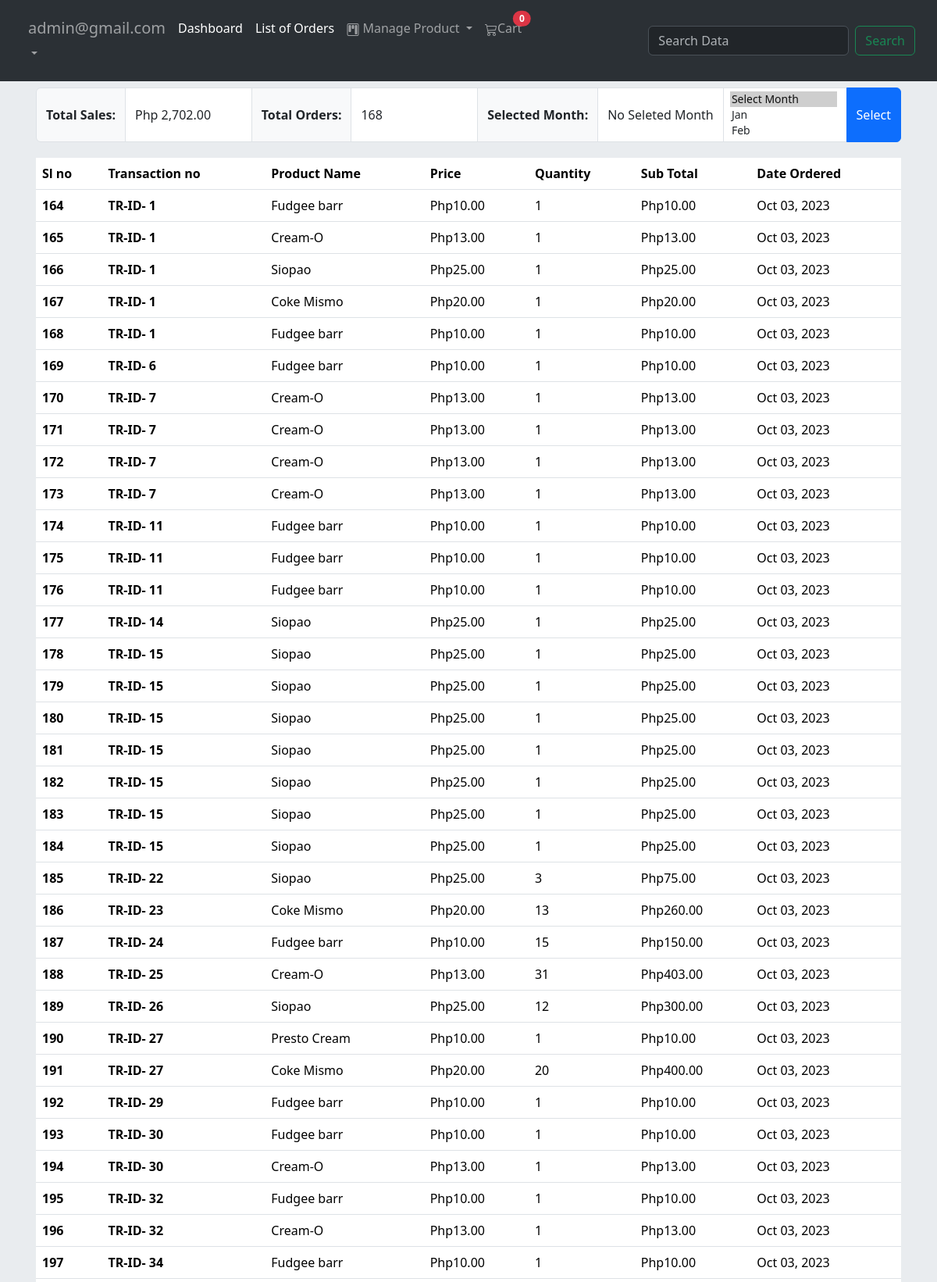
/admin/listof-order.php (signed in, upper part), run on the app's committed database.
### tables this page shows
CREATE TABLE `product_sales` (
  `id` int(11) NOT NULL,
  `product_id` varchar(255) NOT NULL,
  `transaction_id` varchar(255) NOT NULL,
  `or_id` varchar(255) NOT NULL,
  `product_name` varchar(255) NOT NULL,
  `product_price` varchar(255) NOT NULL,
  `product_qty` varchar(255) NOT NULL,
  `date_inserted` datetime(6) NOT NULL DEFAULT current_timestamp(6)
);

### admin/listof-order.php (the view, shortened to what this page needs)
<?php include('../connection.php');
?>
<!DOCTYPE html>
<html lang="en">
<head>
    <link href="https://cdn.jsdelivr.net/npm/bootstrap@5.3.1/dist/css/bootstrap.min.css" rel="stylesheet">
    <link rel="stylesheet" href="css/style.css">
</head>
<body class="bg-body-secondary">
<div class="text-bg-secondary p-3">
    <nav class="navbar navbar-expand-lg bg-body-tertiary text-bg-dark p-3 fixed-top" data-bs-theme="dark">
    <div class="container-fluid ">
        <div class="collapse navbar-collapse" id="navbarSupportedContent">
          <ul class="navbar-nav me-auto mb-2 mb-lg-0">
            <li class="nav-item dropdown">
                <a class="nav-link dropdown-toggle" href="#" role="button" data-bs-toggle="dropdown" aria-expanded="false">
                    <h5><?php echo $_SESSION['user_email'] ?></h5>
                </a>
            </li>
            <li class="nav-item">
            <a class="nav-link active" aria-current="page" href="dashboard.php">Dashboard</a>
            </li>
            <li class="nav-item">
            <a class="nav-link active" aria-current="page" href="listof-order.php">List of Orders</a>
            </li>
            <li class="nav-item dropdown">
                <a class="nav-link dropdown-toggle" href="#" role="button" data-bs-toggle="dropdown" aria-expanded="false">
 Manage Product
                </a>
            </li>
            <li class="nav-item">
            <?php
                $popup = $conn->query("SELECT * FROM `cart` WHERE order_action = '1' ")->num_rows;
                ?>
            <a class="nav-link" href="add-to-cart.php">Cart
            <span class="position-absolute top-1 start-25 translate-middle badge rounded-pill bg-danger">
                <?php echo number_format($popup ); ?>
            </span>
            </a>
            </li>
        </ul>
        <form class="d-flex" role="search" method="GET">
            <input class="form-control me-2" type="text" required name="search" placeholder="Search Data" value="<?php if(isset($_GET['search'])){echo $_GET['search'];} ?>">
            <button class="btn btn-outline-success" type="submit">Search</button>
        </form>
        </div>
    </div>
    </nav>
</div>
     <div class="container-md p-3">
    <div class="table-responsive">
        <table class="table table-hover">
            <thead>
                <tr>
                <th scope="col">Sl no</th>
                <th scope="col">Transaction no</th>
                <th scope="col">Product Name</th>
                <th scope="col">Price</th>
                <th scope="col">Quantity</th>
                <th scope="col">Sub Total</th>
                <th scope="col">Date Ordered</th>
                </tr>
            </thead>
            <tbody>
                    <?php
                    if(!isset($_POST['ShowOrderSELECTED'])){
                    $searchData = isset($_GET['search']) ? $_GET['search']: '';
                    $query = "SELECT * FROM product_sales WHERE CONCAT(id, transaction_id, product_name, date_inserted) LIKE '%$searchData%' ";
                    $query_run = mysqli_query($conn, $query);
                    $total = 0;
                    $totalOrders = 0;
                    if(mysqli_num_rows($query_run) > 0){
                        while($row = mysqli_fetch_assoc($query_run)){
                            $id = $row['id'];
                            $name = $row['product_name'];
                            $price = $row['product_price'];
                            $qty = $row['product_qty'];
                            $trId = $row['transaction_id'];
                            $dateOrdered = $row['date_inserted'];
                            $totalOrders += $qty;
                            $subTotal = $price * $qty;
                            $total +=$subTotal;
                            echo '<tr>
                            <th scope="row">'.$id.'</th>
                            <th scope="row">'.$trId.'</th>
                            <td>'.$name.'</td>
                            <td>Php'.number_format($price, 2).'</td>
                            <td>'.$qty.'</td>
                            <td>Php'.number_format($subTotal, 2).'</td>
                            <td>'.date("M d, Y ", strtotime($dateOrdered)).'</td>
                        </tr>';
                        }
                    }
                  }
                    ?>
                    <br>
                 <div class="input-group">
                  <?php if(!isset($_POST['ShowOrderSELECTED'])){
                    $currentMonthName = 'No Seleted Month';
                  }
                  ?>
                  <span class="input-group-text "><strong>Total Sales:</strong></span>
                  <input type="text" readonly  value="Php <?php echo number_format($total, 2) ?>"class="form-control">
                  <span class="input-group-text "><strong>Total Orders:</strong></span>
                  <input type="text" readonly  value="<?php echo number_format($totalOrders) ?>"class="form-control">
                  <span class="input-group-text "><strong>Selected Month:</strong></span>
                  <input type="text" readonly  value="<?php echo $currentMonthName ?>"class="form-control">
                  <form action="" method="post">
                      <select class="form-select form-select-sm" name="ShowSelectMonth" size="3" aria-label="Size 3 select example">
                      <option value="alldate"selected>Select Month</option>
                      <option value="1">Jan</option>
                      <option value="2">Feb</option>
                      <option value="3">Mar</option>
                    </select>
                    <button type="submit" name="ShowOrderSELECTED" class="btn btn-primary">Select</button>
                </form>
                </div>
            </tbody>
            </table>
    </div>
</div>
</body>
</html>

### admin/listof-order.php (style rules this page uses)
.table { margin-top: 20px; }
.input-group { margin-top: 40px; }

### data on the page
product_sales: id "164", transaction "TR-ID- 1", product_name "Fudgee barr", product_price "10.00", product_qty "1", subTotal "10.00", date_inserted "Oct 03, 2023"
product_sales: id "165", transaction "TR-ID- 1", product_name "Cream-O", product_price "13.00", product_qty "1", subTotal "13.00", date_inserted "Oct 03, 2023"
product_sales: id "166", transaction "TR-ID- 1", product_name "Siopao", product_price "25.00", product_qty "1", subTotal "25.00", date_inserted "Oct 03, 2023"
product_sales: id "167", transaction "TR-ID- 1", product_name "Coke Mismo", product_price "20.00", product_qty "1", subTotal "20.00", date_inserted "Oct 03, 2023"
product_sales: id "168", transaction "TR-ID- 1", product_name "Fudgee barr", product_price "10.00", product_qty "1", subTotal "10.00", date_inserted "Oct 03, 2023"
product_sales: id "169", transaction "TR-ID- 6", product_name "Fudgee barr", product_price "10.00", product_qty "1", subTotal "10.00", date_inserted "Oct 03, 2023"
product_sales: id "170", transaction "TR-ID- 7", product_name "Cream-O", product_price "13.00", product_qty "1", subTotal "13.00", date_inserted "Oct 03, 2023"
product_sales: id "171", transaction "TR-ID- 7", product_name "Cream-O", product_price "13.00", product_qty "1", subTotal "13.00", date_inserted "Oct 03, 2023"
product_sales: id "172", transaction "TR-ID- 7", product_name "Cream-O", product_price "13.00", product_qty "1", subTotal "13.00", date_inserted "Oct 03, 2023"
product_sales: id "173", transaction "TR-ID- 7", product_name "Cream-O", product_price "13.00", product_qty "1", subTotal "13.00", date_inserted "Oct 03, 2023"
product_sales: id "174", transaction "TR-ID- 11", product_name "Fudgee barr", product_price "10.00", product_qty "1", subTotal "10.00", date_inserted "Oct 03, 2023"
product_sales: id "175", transaction "TR-ID- 11", product_name "Fudgee barr", product_price "10.00", product_qty "1", subTotal "10.00", date_inserted "Oct 03, 2023"
product_sales: id "176", transaction "TR-ID- 11", product_name "Fudgee barr", product_price "10.00", product_qty "1", subTotal "10.00", date_inserted "Oct 03, 2023"
product_sales: id "177", transaction "TR-ID- 14", product_name "Siopao", product_price "25.00", product_qty "1", subTotal "25.00", date_inserted "Oct 03, 2023"
product_sales: id "178", transaction "TR-ID- 15", product_name "Siopao", product_price "25.00", product_qty "1", subTotal "25.00", date_inserted "Oct 03, 2023"
product_sales: id "179", transaction "TR-ID- 15", product_name "Siopao", product_price "25.00", product_qty "1", subTotal "25.00", date_inserted "Oct 03, 2023"
product_sales: id "180", transaction "TR-ID- 15", product_name "Siopao", product_price "25.00", product_qty "1", subTotal "25.00", date_inserted "Oct 03, 2023"
product_sales: id "181", transaction "TR-ID- 15", product_name "Siopao", product_price "25.00", product_qty "1", subTotal "25.00", date_inserted "Oct 03, 2023"
product_sales: id "182", transaction "TR-ID- 15", product_name "Siopao", product_price "25.00", product_qty "1", subTotal "25.00", date_inserted "Oct 03, 2023"
product_sales: id "183", transaction "TR-ID- 15", product_name "Siopao", product_price "25.00", product_qty "1", subTotal "25.00", date_inserted "Oct 03, 2023"
product_sales: id "184", transaction "TR-ID- 15", product_name "Siopao", product_price "25.00", product_qty "1", subTotal "25.00", date_inserted "Oct 03, 2023"
product_sales: id "185", transaction "TR-ID- 22", product_name "Siopao", product_price "25.00", product_qty "3", subTotal "75.00", date_inserted "Oct 03, 2023"
product_sales: id "186", transaction "TR-ID- 23", product_name "Coke Mismo", product_price "20.00", product_qty "13", subTotal "260.00", date_inserted "Oct 03, 2023"
product_sales: id "187", transaction "TR-ID- 24", product_name "Fudgee barr", product_price "10.00", product_qty "15", subTotal "150.00", date_inserted "Oct 03, 2023"
product_sales: id "188", transaction "TR-ID- 25", product_name "Cream-O", product_price "13.00", product_qty "31", subTotal "403.00", date_inserted "Oct 03, 2023"
product_sales: id "189", transaction "TR-ID- 26", product_name "Siopao", product_price "25.00", product_qty "12", subTotal "300.00", date_inserted "Oct 03, 2023"
product_sales: id "190", transaction "TR-ID- 27", product_name "Presto Cream", product_price "10.00", product_qty "1", subTotal "10.00", date_inserted "Oct 03, 2023"
product_sales: id "191", transaction "TR-ID- 27", product_name "Coke Mismo", product_price "20.00", product_qty "20", subTotal "400.00", date_inserted "Oct 03, 2023"
product_sales: id "192", transaction "TR-ID- 29", product_name "Fudgee barr", product_price "10.00", product_qty "1", subTotal "10.00", date_inserted "Oct 03, 2023"
product_sales: id "193", transaction "TR-ID- 30", product_name "Fudgee barr", product_price "10.00", product_qty "1", subTotal "10.00", date_inserted "Oct 03, 2023"
product_sales: id "194", transaction "TR-ID- 30", product_name "Cream-O", product_price "13.00", product_qty "1", subTotal "13.00", date_inserted "Oct 03, 2023"
product_sales: id "195", transaction "TR-ID- 32", product_name "Fudgee barr", product_price "10.00", product_qty "1", subTotal "10.00", date_inserted "Oct 03, 2023"
product_sales: id "196", transaction "TR-ID- 32", product_name "Cream-O", product_price "13.00", product_qty "1", subTotal "13.00", date_inserted "Oct 03, 2023"
product_sales: id "197", transaction "TR-ID- 34", product_name "Fudgee barr", product_price "10.00", product_qty "1", subTotal "10.00", date_inserted "Oct 03, 2023"

### other printed values
$_SESSION['user_email'] "admin@gmail.com"
$popup "0"
